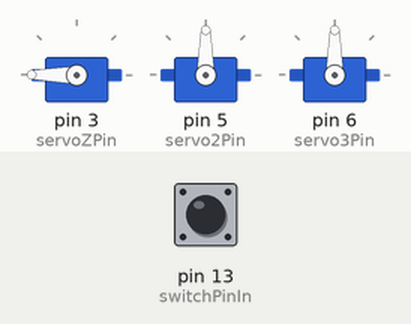
Simulated run of this sketch. Board: Arduino Uno, built with avr-gcc and run on an emulated ATmega328P. On the bench: 3 × servo. Inputs (shaded band) come from the test bench; at power-on: pin 13 (switchPinIn) LOW.

Above: at 0.05 s.
At 2.15 s:
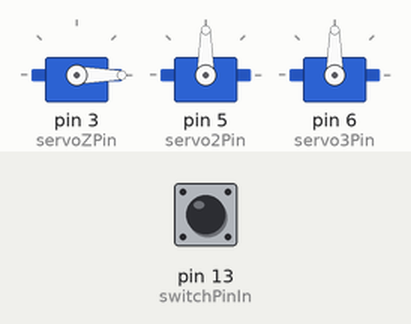
At 33.5 s:
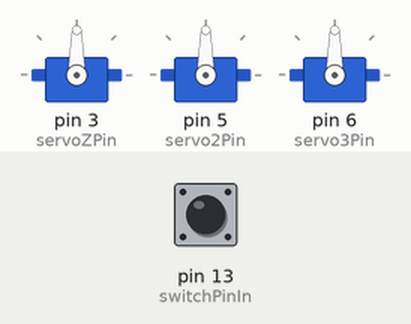
Timing chart, 0 to 46.5 s (numbered marks = the images above):
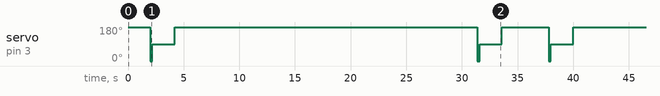

The sketch:

Pseudo3DPrinter.ino
```cpp
// Include the Servo library
#include <Servo.h>

// servo variables
int servoZPin = 3;
int servo2Pin = 5;
int servo3Pin = 6;
Servo servoZ, servo2, servo3;

// variables for servo logic
bool goDown = true;
bool goUp = true;
bool firstTimeGoingUp = true;

// variables for switch
int switchPinIn = 13;
bool atLimit;

// run this once
void setup() {
  // assign servos to pins
  servoZ.attach(servoZPin);
  servo2.attach(servo2Pin);
  servo3.attach(servo3Pin);

  pinMode(switchPinIn, INPUT); // make this pin receive voltage
  Serial.begin(9600); // Prepare serial port to debug if needed
}

// run this repeatedly
void loop() {
  atLimit = digitalRead(switchPinIn) == LOW; // check current state of button

  // if bot should go up
  if (goUp){
    // if it is the first time going up, go up for 2s
    // else, go up for 25s
    servoZ.write(180);

    if (firstTimeGoingUp)
      delay(2000);
    else
      delay(25000);

    firstTimeGoingUp = !firstTimeGoingUp; // change firstTimeGoingUp to the opposite of the curent value
    goUp = false; // do not go up any more
    atLimit = true; // force button press to jumpstart going down
  }

  // if button is pressed/limit is reached,
  // toggle between going down and going up
  if (atLimit){
    if (goDown)
      servoZ.write(0);

    else{
      // stop and wait for 2s
      servoZ.write(90);
      delay(2000);

      // go up for 2s to unpress the switch
      servoZ.write(180);
      delay(2000);

      goUp = true; // z-axis should go up now
    }

    goDown = !goDown; // change to opposite of current value
    delay(200); // delay to make sure a single press is not counted as hold
  }
}
```

Measured:
- by itself, servo on pin 3 (servoZPin): repeats every 35.8 s: 90° 2.0 s, 180° 27.2 s, 0° 0.20 s, 90° 2.0 s, 180° 4.2 s, 0° 0.20 s
